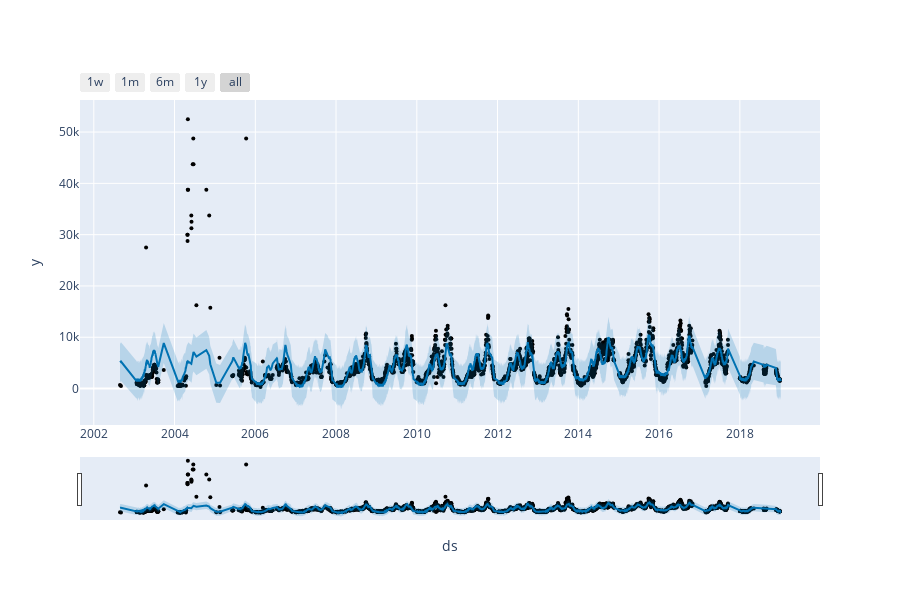

The code cell stored with this chart in its notebook:
### Code cell
plot_plotly(ml[2], forecastl[2])

### Figure 1 — Plotly figure (JSON) as saved in the notebook; plotly's stock layout.template omitted (floating-point values rounded to 4 significant figures; data arrays with more than 128 entries replaced by an {"elided": "..."} marker saying what was removed)
{"data": [{"marker": {"color": "black", "size": 4}, "mode": "markers", "name": "Actual", "type": "scatter", "x": {"elided": "2715 str values"}, "y": {"elided": "2715 int values"}}, {"hoverinfo": "skip", "line": {"width": 0}, "mode": "lines", "type": "scatter", "x": {"elided": "2722 str values"}, "y": {"elided": "2722 float values"}}, {"fill": "tonexty", "fillcolor": "rgba(0, 114, 178, 0.2)", "line": {"color": "#0072B2", "width": 2}, "mode": "lines", "name": "Predicted", "type": "scatter", "x": {"elided": "2722 str values"}, "y": {"elided": "2722 float values"}}, {"fill": "tonexty", "fillcolor": "rgba(0, 114, 178, 0.2)", "hoverinfo": "skip", "line": {"width": 0}, "mode": "lines", "type": "scatter", "x": {"elided": "2722 str values"}, "y": {"elided": "2722 float values"}}], "layout": {"height": 600, "showlegend": false, "width": 900, "xaxis": {"rangeselector": {"buttons": [{"count": 7, "label": "1w", "step": "day", "stepmode": "backward"}, {"count": 1, "label": "1m", "step": "month", "stepmode": "backward"}, {"count": 6, "label": "6m", "step": "month", "stepmode": "backward"}, {"count": 1, "label": "1y", "step": "year", "stepmode": "backward"}, {"step": "all"}]}, "rangeslider": {"visible": true}, "title": {"text": "ds"}, "type": "date"}, "yaxis": {"title": {"text": "y"}}}}
